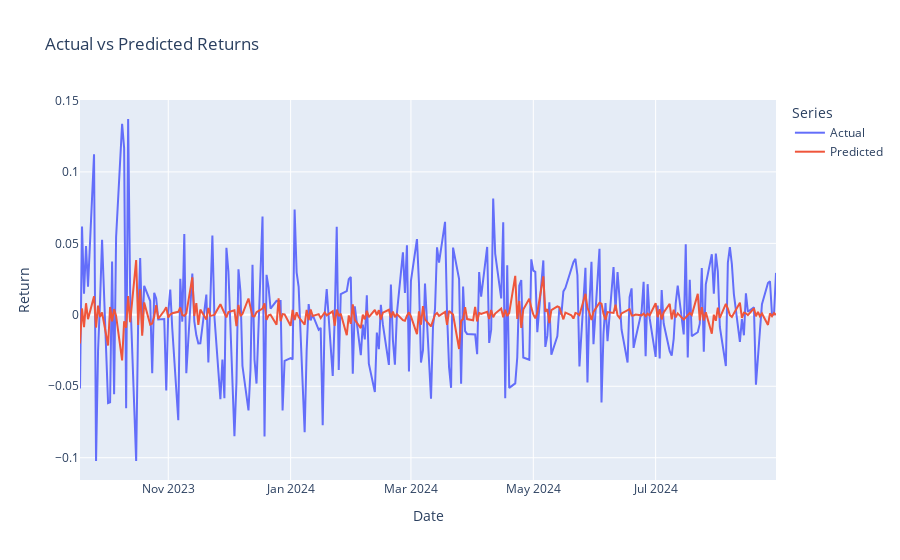

The notebook cell this image was saved under:
### Code cell
%R -o armax_predictions
armax_predictions = pd.DataFrame(armax_predictions)
armax_predictions['Date'] = pd.to_datetime(armax_predictions['Date'], origin='1970-01-01', unit='D')
fig = px.line(armax_predictions, x='Date', y=['Actual', 'Predicted'],
              labels={'value': 'Return', 'variable': 'Series'},
              title='Actual vs Predicted Returns')

fig.show()

### Figure 1 — Plotly figure (JSON) as saved in the notebook; plotly's stock layout.template omitted (floating-point values rounded to 4 significant figures; data arrays with more than 128 entries replaced by an {"elided": "..."} marker saying what was removed)
{"data": [{"hovertemplate": "Series=Actual<br>Date=%{x}<br>Return=%{y}<extra></extra>", "legendgroup": "Actual", "line": {"color": "#636efa", "dash": "solid"}, "marker": {"symbol": "circle"}, "mode": "lines", "name": "Actual", "orientation": "v", "showlegend": true, "type": "scatter", "x": {"elided": "250 str values"}, "xaxis": "x", "y": {"elided": "250 float values"}, "yaxis": "y"}, {"hovertemplate": "Series=Predicted<br>Date=%{x}<br>Return=%{y}<extra></extra>", "legendgroup": "Predicted", "line": {"color": "#EF553B", "dash": "solid"}, "marker": {"symbol": "circle"}, "mode": "lines", "name": "Predicted", "orientation": "v", "showlegend": true, "type": "scatter", "x": {"elided": "250 str values"}, "xaxis": "x", "y": {"elided": "250 float values"}, "yaxis": "y"}], "layout": {"legend": {"title": {"text": "Series"}, "tracegroupgap": 0}, "title": {"text": "Actual vs Predicted Returns"}, "xaxis": {"anchor": "y", "domain": [0, 1], "title": {"text": "Date"}}, "yaxis": {"anchor": "x", "domain": [0, 1], "title": {"text": "Return"}}}}
